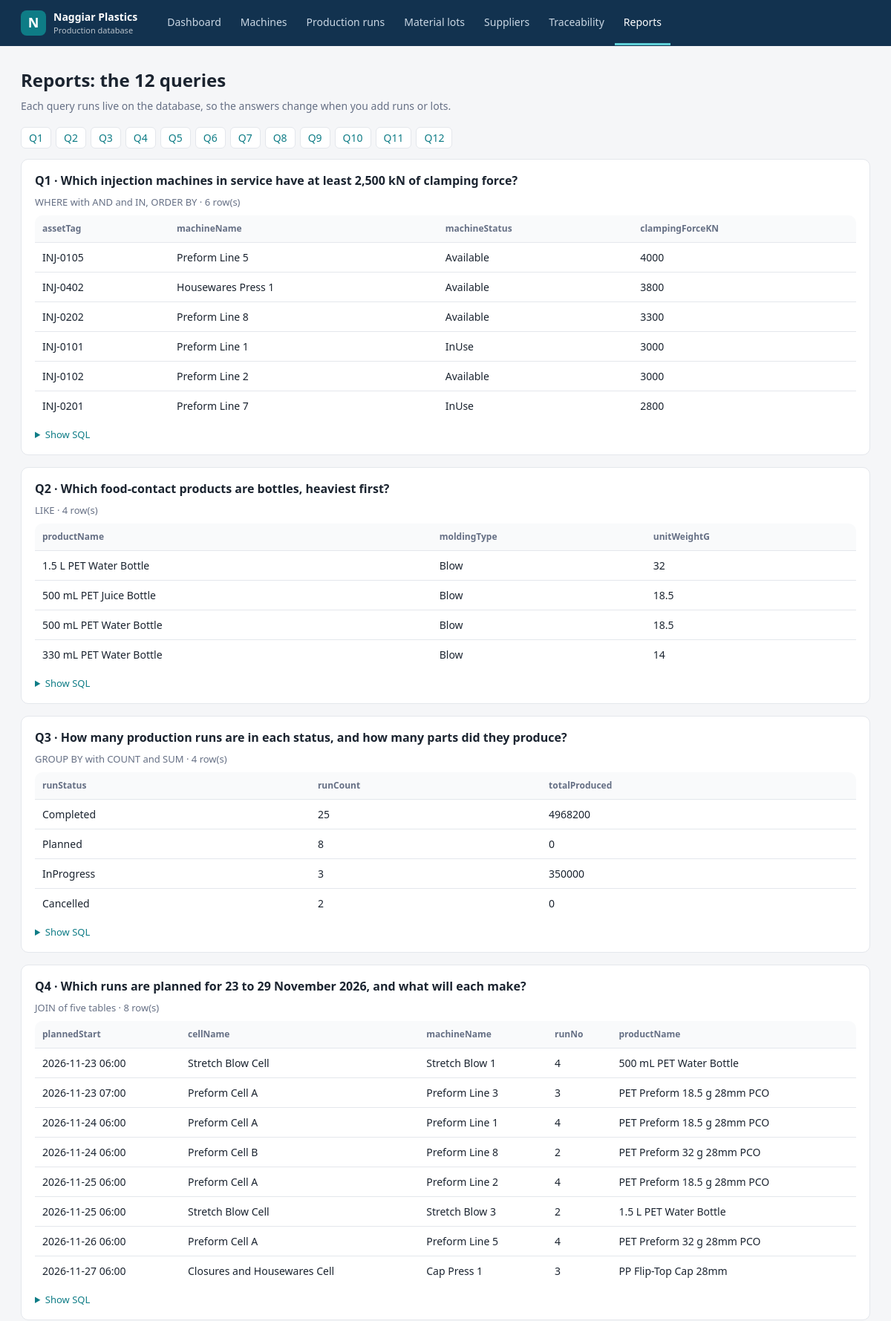
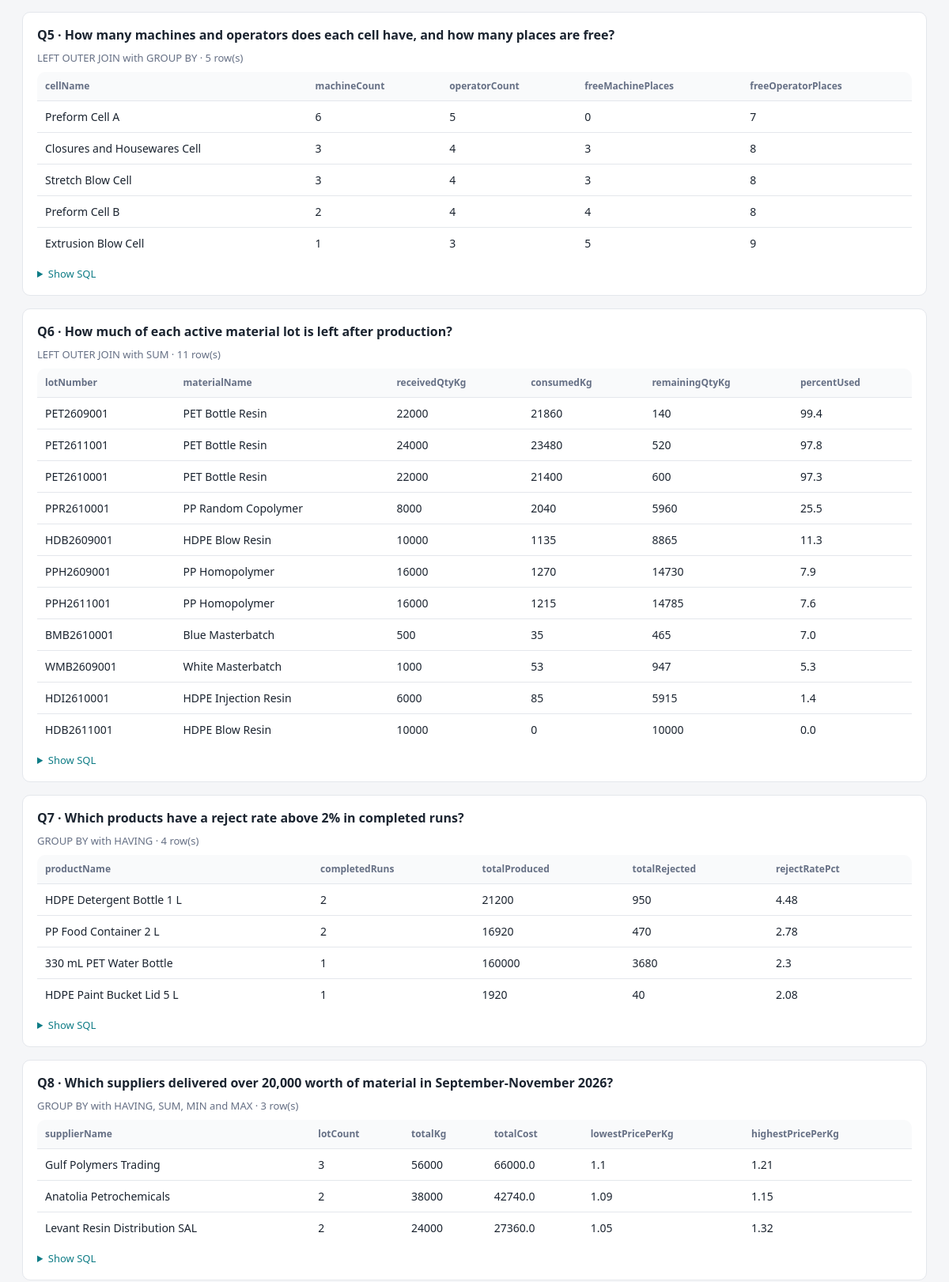
Page /reports (upper part) on the committed database (2 pictures, top to bottom).
### tables this page shows
CREATE TABLE Machine (
    machineId INTEGER PRIMARY KEY,
    assetTag CHAR(8) NOT NULL UNIQUE,
    machineName VARCHAR(50) NOT NULL,
    moldingType VARCHAR(20) NOT NULL,
    manufacturer VARCHAR(50),
    model VARCHAR(50),
    clampingForceKN DECIMAL(10,2) NOT NULL,
    installationDate DATE,
    machineStatus VARCHAR(20) NOT NULL DEFAULT 'Available',
    cellId INT NOT NULL,
    FOREIGN KEY (cellId)
        REFERENCES ProductionCell(cellId),
    CHECK (machineId > 0),
    CHECK (length(assetTag) = 8),
    CHECK (length(machineName) <= 50),
    CHECK (moldingType IN ('Injection', 'Blow')),
    CHECK (length(manufacturer) <= 50),
    CHECK (length(model) <= 50),
    CHECK (clampingForceKN > 0),
    CHECK (installationDate IS date(installationDate)),
    CHECK (machineStatus IN ('Available', 'InUse', 'UnderMaintenance', 'Inactive'))
);

CREATE TABLE Product (
    productId INTEGER PRIMARY KEY,
    productName VARCHAR(50) NOT NULL,
    moldingType VARCHAR(20) NOT NULL,
    unitWeightG DECIMAL(10,2) NOT NULL,
    foodContactRequired VARCHAR(3) NOT NULL DEFAULT 'No',
    productStatus VARCHAR(20) NOT NULL DEFAULT 'Active',
    CHECK (productId > 0),
    CHECK (length(productName) <= 50),
    CHECK (moldingType IN ('Injection', 'Blow')),
    CHECK (unitWeightG > 0),
    CHECK (foodContactRequired IN ('Yes', 'No')),
    CHECK (productStatus IN ('Active', 'Inactive'))
);

CREATE TABLE ProductionRun (
    machineId INT NOT NULL,
    runNo INT NOT NULL,
    plannedStart DATETIME NOT NULL,
    plannedEnd DATETIME NOT NULL,
    actualStart DATETIME,
    actualEnd DATETIME,
    runStatus VARCHAR(20) NOT NULL DEFAULT 'Planned',
    quantityProduced INT,
    quantityRejected INT,
    moldId INT NOT NULL,
    PRIMARY KEY (machineId, runNo),
    FOREIGN KEY (machineId)
        REFERENCES Machine(machineId),
    FOREIGN KEY (moldId)
        REFERENCES Mold(moldId),
    CHECK (runNo > 0),
    CHECK (plannedStart IS strftime('%Y-%m-%d %H:%M', plannedStart)),
    CHECK (plannedEnd IS strftime('%Y-%m-%d %H:%M', plannedEnd)),
    CHECK (actualStart IS strftime('%Y-%m-%d %H:%M', actualStart)),
    CHECK (actualEnd IS strftime('%Y-%m-%d %H:%M', actualEnd)),
    CHECK (plannedEnd > plannedStart),
    CHECK (actualEnd > actualStart),
    CHECK (runStatus IN ('Planned', 'InProgress', 'Completed', 'Cancelled')),
    CHECK (quantityProduced > 0),
    CHECK (quantityRejected BETWEEN 0 AND quantityProduced)
);

CREATE TABLE ProductionCell (
    cellId INTEGER PRIMARY KEY,
    cellName VARCHAR(50) NOT NULL UNIQUE,
    location VARCHAR(100) NOT NULL,
    cellStatus VARCHAR(20) NOT NULL DEFAULT 'Active',
    operatorId INT NOT NULL UNIQUE,
    FOREIGN KEY (operatorId)
        REFERENCES Operator(operatorId)
        DEFERRABLE INITIALLY DEFERRED,
    CHECK (cellId > 0),
    CHECK (length(cellName) BETWEEN 1 AND 50),
    CHECK (length(location) <= 100),
    CHECK (cellStatus IN ('Active', 'Inactive'))
);

CREATE TABLE MaterialLot (
    lotNumber VARCHAR(30) NOT NULL PRIMARY KEY,
    receiptDate DATE NOT NULL,
    receivedQtyKg DECIMAL(10,2) NOT NULL,
    unitCostPerKg DECIMAL(10,2) NOT NULL,
    complianceDocRef VARCHAR(100),
    materialId INT NOT NULL,
    supplierId INT NOT NULL,
    FOREIGN KEY (materialId)
        REFERENCES Material(materialId),
    FOREIGN KEY (supplierId)
        REFERENCES Supplier(supplierId),
    CHECK (length(lotNumber) BETWEEN 1 AND 30),
    CHECK (lotNumber NOT GLOB '*[^A-Za-z0-9]*'),
    CHECK (receiptDate IS date(receiptDate)),
    CHECK (receivedQtyKg > 0),
    CHECK (unitCostPerKg > 0),
    CHECK (length(complianceDocRef) <= 100)
);

### app.py (the view)
@app.route("/reports")
def reports():
    results = []
    for code, kind, question, sql in REPORTS:
        cur = get_db().execute(sql)
        columns = [d[0] for d in cur.description]
        results.append({"code": code, "kind": kind, "question": question, "sql": sql,
                        "columns": columns, "rows": cur.fetchall()})
    return render_template("reports.html", results=results)

### app.py (called while the page is built)
def get_db():
    if "db" not in g:
        g.db = sqlite3.connect(DB_PATH)
        g.db.row_factory = sqlite3.Row
        g.db.execute("PRAGMA foreign_keys = ON")
    return g.db

@app.context_processor
def inject_globals():
    return {"today": datetime.now().strftime("%d %b %Y")}

### templates/reports.html
{% extends "base.html" %}
{% block content %}
<h1>Reports: the 12 queries</h1>
<p class="lead">Each query runs live on the database, so the answers change when you add runs or lots.</p>
<nav class="jump">{% for r in results %}<a href="#{{ r.code }}">{{ r.code }}</a>{% endfor %}</nav>
{% for r in results %}
<section class="panel report" id="{{ r.code }}">
  <h2>{{ r.code }} &middot; {{ r.question }}</h2>
  <p class="hint">{{ r.kind }} &middot; {{ r.rows|length }} row(s)</p>
  <table>
    <tr>{% for c in r.columns %}<th>{{ c }}</th>{% endfor %}</tr>
    {% for row in r.rows %}
    <tr>{% for v in row %}<td>{{ v if v is not none else '-' }}</td>{% endfor %}</tr>
    {% else %}
    <tr><td colspan="{{ r.columns|length }}" class="empty">No rows (for Q12 this is the good answer: nobody worked without certification).</td></tr>
    {% endfor %}
  </table>
  <details><summary>Show SQL</summary><pre>{{ r.sql }}</pre></details>
</section>
{% endfor %}
{% endblock %}

### static/style.css (style rules this page uses)
:root { --ink:#1b2430;--muted:#667085;--line:#e4e7ec;--bg:#f5f6f8;--navy:#12324f;--accent:#0e7c86;--accent-soft:#e2f3f4;--ok:#1f7a3f;--warn:#b54708;--bad:#b42318; }
* { box-sizing:border-box; }
body { margin:0;font:14px/1.5 'Segoe UI',system-ui,-apple-system,Roboto,Arial,sans-serif;color:var(--ink);background:var(--bg); }
a { color:var(--accent);text-decoration:none; }
h1 { font-size:24px;margin:4px 0 6px; }
h2 { font-size:16px;margin:22px 0 8px; }
.lead { color:var(--muted);margin:0 0 18px; }
.hint,.count { color:var(--muted);font-size:13px;margin:0 0 8px; }
.panel { background:#fff;border:1px solid var(--line);border-radius:10px;padding:16px 18px; }
.panel h2 { margin-top:0; }
.panel table { border:0; }
table { width:100%;border-collapse:collapse;background:#fff;border:1px solid var(--line);border-radius:10px;overflow:hidden; }
th { text-align:left;font-size:12px;color:var(--muted);font-weight:600;background:#f9fafb;padding:9px 10px;border-bottom:1px solid var(--line); }
td { padding:9px 10px;border-bottom:1px solid var(--line);vertical-align:top; }
tr:last-child td { border-bottom:0; }
.jump { display:flex;flex-wrap:wrap;gap:6px;margin-bottom:14px; }
.jump a { background:#fff;border:1px solid var(--line);border-radius:6px;padding:3px 10px; }
.report { margin-bottom:16px; }
details { margin-top:10px; }
summary { cursor:pointer;color:var(--accent);font-size:13px; }

### rows in the picture
Machine: assetTag "INJ-0105", machineName "Preform Line 5", machineStatus "Available", clampingForceKN "4000"
Machine: assetTag "INJ-0402", machineName "Housewares Press 1", machineStatus "Available", clampingForceKN "3800"
Machine: assetTag "INJ-0202", machineName "Preform Line 8", machineStatus "Available", clampingForceKN "3300"
Machine: assetTag "INJ-0101", machineName "Preform Line 1", machineStatus "InUse", clampingForceKN "3000"
Machine: assetTag "INJ-0102", machineName "Preform Line 2", machineStatus "Available", clampingForceKN "3000"
Machine: assetTag "INJ-0201", machineName "Preform Line 7", machineStatus "InUse", clampingForceKN "2800"
Product: productName "1.5 L PET Water Bottle", moldingType "Blow", v "32"
Product: productName "500 mL PET Juice Bottle", moldingType "Blow", unitWeightG "18.5"
Product: productName "500 mL PET Water Bottle", moldingType "Blow", unitWeightG "18.5"
Product: productName "330 mL PET Water Bottle", moldingType "Blow", v "14"
ProductionRun: plannedStart "2026-11-23 06:00", v "4"
ProductionCell: cellName "Stretch Blow Cell"
Machine: machineName "Stretch Blow 1"
ProductionRun: plannedStart "2026-11-23 07:00", v "3"
ProductionCell: cellName "Preform Cell A"
Machine: machineName "Preform Line 3"
Product: productName "PET Preform 18.5 g 28mm PCO"
ProductionRun: plannedStart "2026-11-24 06:00", v "4"
ProductionRun: plannedStart "2026-11-24 06:00", v "2"
ProductionCell: cellName "Preform Cell B"
Product: productName "PET Preform 32 g 28mm PCO"
ProductionRun: plannedStart "2026-11-25 06:00", v "4"
ProductionRun: plannedStart "2026-11-25 06:00", v "2"
Machine: machineName "Stretch Blow 3"
ProductionRun: plannedStart "2026-11-26 06:00", v "4"
ProductionRun: plannedStart "2026-11-27 06:00", v "3"
ProductionCell: cellName "Closures and Housewares Cell"
Machine: machineName "Cap Press 1"
Product: productName "PP Flip-Top Cap 28mm"
MaterialLot: lotNumber "PET2609001", v "PET Bottle Resin" "21860" "140" "99.4", receivedQtyKg "22000"
MaterialLot: lotNumber "PET2611001", v "PET Bottle Resin" "23480" "520" "97.8", receivedQtyKg "24000"
MaterialLot: lotNumber "PET2610001", v "PET Bottle Resin" "21400" "600" "97.3", receivedQtyKg "22000"
MaterialLot: lotNumber "PPR2610001", v "PP Random Copolymer" "2040" "5960" "25.5", receivedQtyKg "8000"
MaterialLot: lotNumber "HDB2609001", v "HDPE Blow Resin" "1135" "8865" "11.3", receivedQtyKg "10000"
MaterialLot: lotNumber "PPH2609001", v "PP Homopolymer" "1270" "14730" "7.9", receivedQtyKg "16000"
MaterialLot: lotNumber "PPH2611001", v "PP Homopolymer" "1215" "14785" "7.6", receivedQtyKg "16000"
MaterialLot: lotNumber "BMB2610001", v "Blue Masterbatch" "35" "465" "7.0", receivedQtyKg "500"
MaterialLot: lotNumber "WMB2609001", v "White Masterbatch" "53" "947" "5.3", receivedQtyKg "1000"
MaterialLot: lotNumber "HDI2610001", v "HDPE Injection Resin" "85" "5915" "1.4", receivedQtyKg "6000"
MaterialLot: lotNumber "HDB2611001", v "HDPE Blow Resin" "0" "10000" "0.0", receivedQtyKg "10000"

### other values in the picture
{{ r.code }} "Q1" "Q2" "Q3" "Q4" "Q5" "Q6" "Q7" "Q8" "Q9" "Q10" "Q11" "Q12"
{{ r.code }} "Q1" "Q2" "Q3" "Q4" "Q5" "Q6" "Q7" "Q8"
{{ r.question }} "Which injection machines in service have at least 2,500 kN of clamping force?" "Which food-contact products are bottles, heaviest first?" "How many production runs are in each status, and how many parts did they produce?" "Which runs are planned for 23 to 29 November 2026, and what will each make?" "How many machines and operators does each cell have, and how many places are free?" "How much of each active material lot is left after production?" "Which products have a reject rate above 2% in completed runs?" "Which suppliers delivered over 20,000 worth of material in September-November 2026?"
{{ r.kind }} "WHERE with AND and IN, ORDER BY" "LIKE" "GROUP BY with COUNT and SUM" "JOIN of five tables" "LEFT OUTER JOIN with GROUP BY" "LEFT OUTER JOIN with SUM" "GROUP BY with HAVING" "GROUP BY with HAVING, SUM, MIN and MAX"
{{ r.rows|length }} "6" "4" "4" "8" "5" "11" "4" "3"
{{ c }} "assetTag" "machineName" "machineStatus" "clampingForceKN" "productName" "moldingType" "unitWeightG" "runStatus" "runCount" "totalProduced" "plannedStart" "cellName" "machineName" "runNo" "productName" "cellName" "machineCount" "operatorCount" "freeMachinePlaces" "freeOperatorPlaces" "lotNumber" "materialName" "receivedQtyKg" "consumedKg" "remainingQtyKg" "percentUsed" "productName" "completedRuns" "totalProduced" "totalRejected" "rejectRatePct" "supplierName" "lotCount" "totalKg" "totalCost" "lowestPricePerKg" "highestPricePerKg"
{{ v if v is not none else '-' }} "Completed" "25" "4968200" "Planned" "8" "0" "InProgress" "3" "350000" "Cancelled" "2" "0" "Preform Cell A" "6" "5" "0" "7" "Closures and Housewares Cell" "3" "4" "3" "8" "Stretch Blow Cell" "3" "4" "3" "8" "Preform Cell B" "2" "4" "4" "8" "Extrusion Blow Cell" "1" "3" "5" "9" "HDPE Detergent Bottle 1 L" "2" "21200" "950" "4.48" "PP Food Container 2 L" "2" "16920" "470" "2.78" "330 mL PET Water Bottle" "1" "160000" "3680" "2.3" "HDPE Paint Bucket Lid 5 L" "1" "1920" "40" "2.08" "Gulf Polymers Trading" "3" "56000" "66000.0" "1.1" "1.21" "Anatolia Petrochemicals" "2" "38000" "42740.0" "1.09" "1.15" "Levant Resin Distribution SAL" "2" "24000" "27360.0" "1.05" "1.32"
